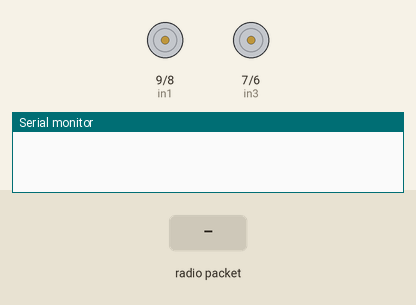
Simulated run of this sketch. Board: Arduino Uno, built with avr-gcc and run on an emulated ATmega328P. On the bench: motor-driver pin pairs drawn as motors (green arrow = first pin HIGH = forward, orange = second pin HIGH = backward, longer = more drive, scaled by the enable pin), the last lines printed to the serial monitor. The test bench sets the inputs (shaded band). No radio packets arrive unless stated.

Above: at 1.2 s.
1.3 s: radio packet "f" arrives
At 1.7 s:
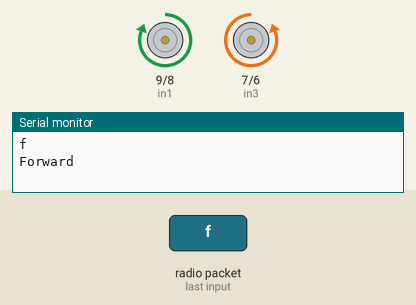
3.3 s: radio packet "b" arrives
At 3.7 s:
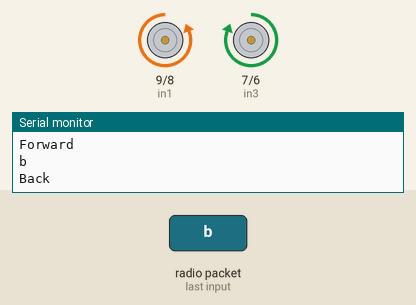
5.3 s: radio packet "r" arrives
At 5.37 s:
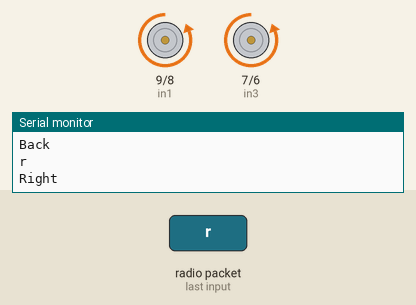
6.9 s: radio packet "l" arrives
At 6.97 s:
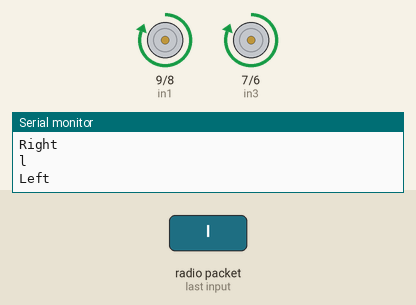
Timing chart, 0 to 9.5 s (numbered marks = the images above; inputs shaded):
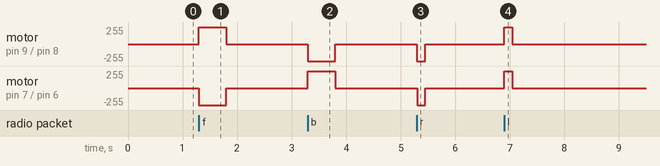

The sketch:

driveInSequences.ino
```cpp
// ask_receiver.pde
// -*- mode: C++ -*-
// Simple example of how to use RadioHead to receive messages
// with a simple ASK transmitter in a very simple way.
// Implements a simplex (one-way) receiver with an Rx-B1 module

#include <RH_ASK.h>
#include <SPI.h> // Not actualy used but needed to compile

RH_ASK Radio(2000,0);

int in1=9;
int in2=8;
int in3=7;
int in4=6;
/*define channel enable output pins*/
int ENA=10;
int ENB=5;
/*define forward function*/
void _mForward()
{
  digitalWrite(ENA,HIGH);
  digitalWrite(ENB,HIGH);
  digitalWrite(in1,HIGH);//digital output
  digitalWrite(in2,LOW);
  digitalWrite(in3,LOW);
  digitalWrite(in4,HIGH);
  Serial.println("Forward");
}

void _mBack()
{
  digitalWrite(ENA,HIGH);
  digitalWrite(ENB,HIGH);
  digitalWrite(in1,LOW);
  digitalWrite(in2,HIGH);
  digitalWrite(in3,HIGH);
  digitalWrite(in4,LOW);
  Serial.println("Back");
}

void _mRight()
{
  digitalWrite(ENA,HIGH);
  digitalWrite(ENB,HIGH);
  digitalWrite(in1,LOW);
  digitalWrite(in2,HIGH);
  digitalWrite(in3,LOW);
  digitalWrite(in4,HIGH);
  Serial.println("Right");
}

void _mLeft()
{
  digitalWrite(ENA,HIGH);
  digitalWrite(ENB,HIGH);
  digitalWrite(in1,HIGH);
  digitalWrite(in2,LOW);
  digitalWrite(in3,HIGH);
  digitalWrite(in4,LOW);
  Serial.println("Left");
}

void freezeAllMotorFunctions()
{
  digitalWrite(ENA,LOW);
  digitalWrite(ENB,LOW);
}

void setup()
{
    Serial.begin(9600);	// Debugging only
    pinMode(in1,OUTPUT);
    pinMode(in2,OUTPUT);
    pinMode(in3,OUTPUT);
    pinMode(in4,OUTPUT);
    pinMode(ENA,OUTPUT);
    pinMode(ENB,OUTPUT);
    if (!Radio.init())
         Serial.println("init failed");
}

void loop()
{
   uint8_t buf[RH_ASK_MAX_MESSAGE_LEN];
   uint8_t buflen = sizeof(buf);
   int i;
   String command = "";
   int j;
   if  (Radio.recv(buf, &buflen))
   {
      for (int j = 0; j < buflen; j++)
      {
        command += (char)buf[j];
      }

   //   command = (int)buf[0];

      Serial.println(command);
   }

   //if(command == "stop")
      //freezeAllMotorFunctions();
   if(command == "f")
   {
      _mForward();
      delay(500);
      freezeAllMotorFunctions();
   }
   if(command == "b")
   {
      _mBack();
      delay(500);
      freezeAllMotorFunctions();
   }

    if(command == "r")
   {
      _mRight();
      delay(150);
      freezeAllMotorFunctions();
   }

    if(command == "l")
   {
      _mLeft();
      delay(150);
      freezeAllMotorFunctions();
   }

}
```

Measured:
- after the input at 1.3 s, motor on pin 9 (in1) / pin 8 (in2): stopped → forward 255/255 at once, → stopped 0.50 s later; motor on pin 7 (in3) / pin 6 (in4): stopped → backward 255/255 at once, → stopped 0.50 s later
- after the input at 3.3 s, motor on pin 9 (in1) / pin 8 (in2): stopped → backward 255/255 at once, → stopped 0.50 s later; motor on pin 7 (in3) / pin 6 (in4): stopped → forward 255/255 at once, → stopped 0.50 s later
- after the input at 5.3 s, motor on pin 9 (in1) / pin 8 (in2), motor on pin 7 (in3) / pin 6 (in4): stopped → backward 255/255 at once, → stopped 0.15 s later
- after the input at 6.9 s, motor on pin 9 (in1) / pin 8 (in2), motor on pin 7 (in3) / pin 6 (in4): stopped → forward 255/255 at once, → stopped 0.15 s later
